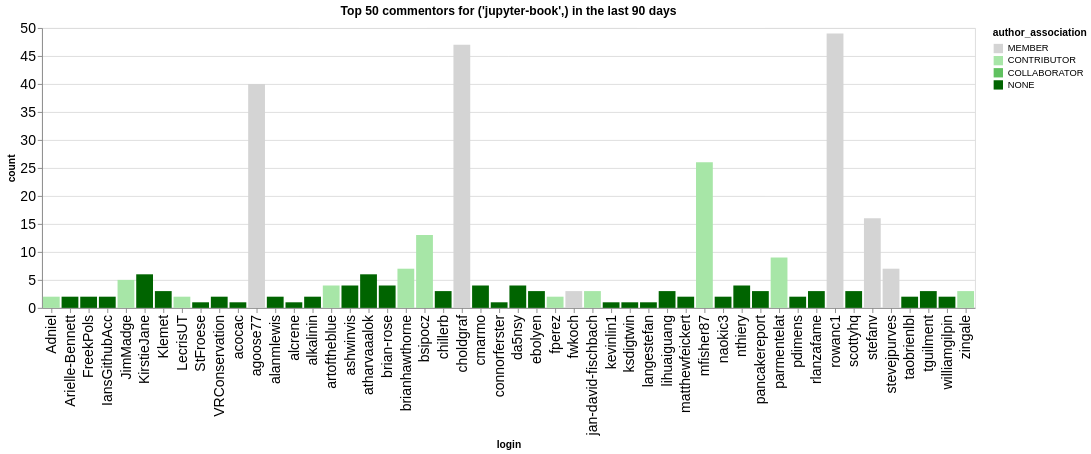

Write notebook code for a chart like this one.
### Code cell
n_plot = 50
charts = []
for ii, (iorg, idata) in enumerate(commentors.groupby(['org'])):
    title = f"Top {n_plot} commentors for {iorg} in the last {n_days} days"
    idata = idata.groupby('login', as_index=False).agg({'count': 'sum', 'author_association': 'first'})
    idata = idata.sort_values('count', ascending=False).head(n_plot)
    ch = alt.Chart(data=idata.head(n_plot), title=title).mark_bar().encode(
        x='login',
        y='count',
        color=alt.Color('author_association', scale=alt.Scale(domain=author_types, range=author_colors))
    )
    charts.append(ch)
alt.hconcat(*charts)

### Figure 1 — Vega-Lite specification as saved in the notebook (floating-point values rounded to 4 significant figures)
{"config": {"axisLeft": {"labelFontSize": 15}, "axisBottom": {"labelFontSize": 15}}, "hconcat": [{"mark": {"type": "bar"}, "encoding": {"color": {"field": "author_association", "scale": {"domain": ["MEMBER", "CONTRIBUTOR", "COLLABORATOR", "NONE"], "range": ["rgb(211.82745098039214, 211.82745098039214, 211.82745098039214)", "rgb(166.98562091503268, 229.89803921568628, 166.98562091503268)", "rgb(96.37647058823529, 192.75294117647059, 96.37647058823529)", "rgb(0.0, 100.3921568627451, 0.0)"]}, "type": "nominal"}, "x": {"field": "login", "type": "nominal"}, "y": {"field": "count", "type": "quantitative"}}, "title": "Top 50 commentors for ('jupyter-book',) in the last 90 days"}], "data": {"name": "data-5bf51f0ec56ff2373c06898991a55933"}, "$schema": "https://vega.github.io/schema/vega-lite/v5.20.1.json", "datasets": {"data-5bf51f0ec56ff2373c06898991a55933": [{"login": "rowanc1", "count": 49, "author_association": "MEMBER"}, {"login": "choldgraf", "count": 47, "author_association": "MEMBER"}, {"login": "agoose77", "count": 40, "author_association": "MEMBER"}, {"login": "mfisher87", "count": 26, "author_association": "CONTRIBUTOR"}, {"login": "stefanv", "count": 16, "author_association": "MEMBER"}, {"login": "bsipocz", "count": 13, "author_association": "CONTRIBUTOR"}, {"login": "parmentelat", "count": 9, "author_association": "CONTRIBUTOR"}, {"login": "stevejpurves", "count": 7, "author_association": "MEMBER"}, {"login": "brianhawthorne", "count": 7, "author_association": "CONTRIBUTOR"}, {"login": "KirstieJane", "count": 6, "author_association": "NONE"}, {"login": "atharvaaalok", "count": 6, "author_association": "NONE"}, {"login": "JimMadge", "count": 5, "author_association": "CONTRIBUTOR"}, {"login": "ashwinvis", "count": 4, "author_association": "NONE"}, {"login": "da5nsy", "count": 4, "author_association": "NONE"}, {"login": "nthiery", "count": 4, "author_association": "NONE"}, {"login": "brian-rose", "count": 4, "author_association": "NONE"}, {"login": "artoftheblue", "count": 4, "author_association": "CONTRIBUTOR"}, {"login": "cmarmo", "count": 4, "author_association": "NONE"}, {"login": "fwkoch", "count": 3, "author_association": "MEMBER"}, {"login": "lihuaiguang", "count": 3, "author_association": "NONE"}, {"login": "rlanzafame", "count": 3, "author_association": "NONE"}, {"login": "ebolyen", "count": 3, "author_association": "NONE"}, {"login": "scottyhq", "count": 3, "author_association": "NONE"}, {"login": "jan-david-fischbach", "count": 3, "author_association": "CONTRIBUTOR"}, {"login": "zingale", "count": 3, "author_association": "CONTRIBUTOR"}, {"login": "pancakereport", "count": 3, "author_association": "NONE"}, {"login": "Klemet", "count": 3, "author_association": "NONE"}, {"login": "tguilment", "count": 3, "author_association": "NONE"}, {"login": "chillerb", "count": 3, "author_association": "NONE"}, {"login": "FreekPols", "count": 2, "author_association": "NONE"}, {"login": "Adniel", "count": 2, "author_association": "CONTRIBUTOR"}, {"login": "Arielle-Bennett", "count": 2, "author_association": "NONE"}, {"login": "matthewfeickert", "count": 2, "author_association": "NONE"}, {"login": "taobrienlbl", "count": 2, "author_association": "NONE"}, {"login": "alkalinin", "count": 2, "author_association": "NONE"}, {"login": "VRConservation", "count": 2, "author_association": "NONE"}, {"login": "alanmlewis", "count": 2, "author_association": "NONE"}, {"login": "LecrisUT", "count": 2, "author_association": "CONTRIBUTOR"}, {"login": "IansGithubAcc", "count": 2, "author_association": "NONE"}, {"login": "naokic3", "count": 2, "author_association": "NONE"}, {"login": "fperez", "count": 2, "author_association": "CONTRIBUTOR"}, {"login": "williamgilpin", "count": 2, "author_association": "NONE"}, {"login": "pdimens", "count": 2, "author_association": "NONE"}, {"login": "alcrene", "count": 1, "author_association": "NONE"}, {"login": "acocac", "count": 1, "author_association": "NONE"}, {"login": "StFroese", "count": 1, "author_association": "NONE"}, {"login": "connorferster", "count": 1, "author_association": "NONE"}, {"login": "langestefan", "count": 1, "author_association": "NONE"}, {"login": "ksdigtwin", "count": 1, "author_association": "NONE"}, {"login": "kevinlin1", "count": 1, "author_association": "NONE"}]}}
